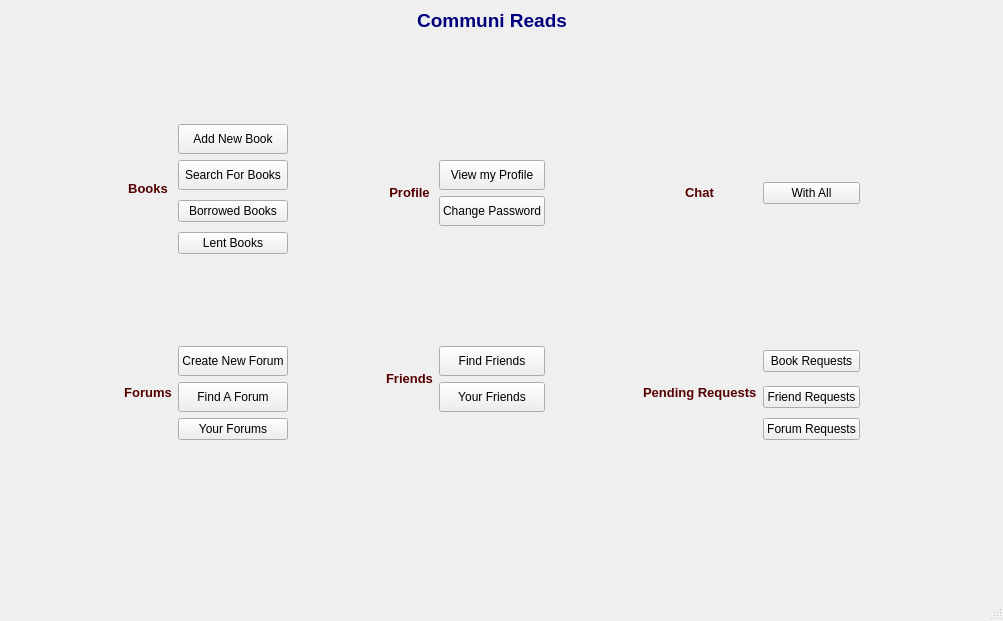
<?xml version="1.0" encoding="UTF-8"?>
<ui version="4.0">
 <class>HomeWindow</class>
 <widget class="QMainWindow" name="HomeWindow">
  <property name="enabled">
   <bool>true</bool>
  </property>
  <property name="geometry">
   <rect>
    <x>0</x>
    <y>0</y>
    <width>1003</width>
    <height>621</height>
   </rect>
  </property>
  <property name="windowTitle">
   <string>Home</string>
  </property>
  <widget class="QWidget" name="centralwidget">
   <layout class="QGridLayout" name="gridLayout_2">
    <item row="1" column="1">
     <spacer name="verticalSpacer_2">
      <property name="orientation">
       <enum>Qt::Vertical</enum>
      </property>
      <property name="sizeHint" stdset="0">
       <size>
        <width>10</width>
        <height>20</height>
       </size>
      </property>
     </spacer>
    </item>
    <item row="0" column="0">
     <spacer name="horizontalSpacer">
      <property name="orientation">
       <enum>Qt::Horizontal</enum>
      </property>
      <property name="sizeHint" stdset="0">
       <size>
        <width>40</width>
        <height>20</height>
       </size>
      </property>
     </spacer>
    </item>
    <item row="0" column="2">
     <spacer name="horizontalSpacer_2">
      <property name="orientation">
       <enum>Qt::Horizontal</enum>
      </property>
      <property name="sizeHint" stdset="0">
       <size>
        <width>40</width>
        <height>20</height>
       </size>
      </property>
     </spacer>
    </item>
    <item row="0" column="1">
     <layout class="QGridLayout" name="gridLayout">
      <property name="rightMargin">
       <number>20</number>
      </property>
      <item row="1" column="2">
       <spacer name="verticalSpacer">
        <property name="orientation">
         <enum>Qt::Vertical</enum>
        </property>
        <property name="sizeHint" stdset="0">
         <size>
          <width>20</width>
          <height>40</height>
         </size>
        </property>
       </spacer>
      </item>
      <item row="15" column="6">
       <spacer name="verticalSpacer_7">
        <property name="orientation">
         <enum>Qt::Vertical</enum>
        </property>
        <property name="sizeHint" stdset="0">
         <size>
          <width>20</width>
          <height>40</height>
         </size>
        </property>
       </spacer>
      </item>
      <item row="5" column="5" rowspan="2">
       <widget class="QLabel" name="label_6">
        <property name="text">
         <string>&lt;html&gt;&lt;head/&gt;&lt;body&gt;&lt;p&gt;&lt;span style=&quot; font-size:10pt; font-weight:600; color:#550000;&quot;&gt;Profile&lt;/span&gt;&lt;/p&gt;&lt;/body&gt;&lt;/html&gt;</string>
        </property>
        <property name="alignment">
         <set>Qt::AlignCenter</set>
        </property>
       </widget>
      </item>
      <item row="5" column="6" colspan="2">
       <widget class="QPushButton" name="viewprofile_button">
        <property name="minimumSize">
         <size>
          <width>60</width>
          <height>30</height>
         </size>
        </property>
        <property name="styleSheet">
         <string notr="true"/>
        </property>
        <property name="text">
         <string>View my Profile</string>
        </property>
       </widget>
      </item>
      <item row="12" column="11">
       <widget class="QPushButton" name="friendreqs_button">
        <property name="text">
         <string>Friend Requests</string>
        </property>
       </widget>
      </item>
      <item row="6" column="6" colspan="2">
       <widget class="QPushButton" name="change_pwd_button">
        <property name="minimumSize">
         <size>
          <width>0</width>
          <height>30</height>
         </size>
        </property>
        <property name="styleSheet">
         <string notr="true"/>
        </property>
        <property name="text">
         <string>Change Password</string>
        </property>
       </widget>
      </item>
      <item row="5" column="10" rowspan="2" alignment="Qt::AlignHCenter|Qt::AlignVCenter">
       <widget class="QLabel" name="label_5">
        <property name="text">
         <string>&lt;html&gt;&lt;head/&gt;&lt;body&gt;&lt;p&gt;&lt;span style=&quot; font-size:10pt; font-weight:600; color:#550000;&quot;&gt;Chat&lt;/span&gt;&lt;/p&gt;&lt;/body&gt;&lt;/html&gt;</string>
        </property>
       </widget>
      </item>
      <item row="5" column="8">
       <spacer name="horizontalSpacer_6">
        <property name="orientation">
         <enum>Qt::Horizontal</enum>
        </property>
        <property name="sizeHint" stdset="0">
         <size>
          <width>40</width>
          <height>20</height>
         </size>
        </property>
       </spacer>
      </item>
      <item row="11" column="6" colspan="2">
       <widget class="QPushButton" name="findfriend_button">
        <property name="minimumSize">
         <size>
          <width>50</width>
          <height>30</height>
         </size>
        </property>
        <property name="styleSheet">
         <string notr="true"/>
        </property>
        <property name="text">
         <string>Find Friends</string>
        </property>
       </widget>
      </item>
      <item row="6" column="2">
       <widget class="QPushButton" name="borrowedbooks">
        <property name="text">
         <string>Borrowed Books</string>
        </property>
       </widget>
      </item>
      <item row="4" column="2">
       <widget class="QPushButton" name="newbook_button">
        <property name="minimumSize">
         <size>
          <width>0</width>
          <height>30</height>
         </size>
        </property>
        <property name="styleSheet">
         <string notr="true"/>
        </property>
        <property name="text">
         <string>Add New Book</string>
        </property>
       </widget>
      </item>
      <item row="14" column="6">
       <spacer name="verticalSpacer_3">
        <property name="orientation">
         <enum>Qt::Vertical</enum>
        </property>
        <property name="sizeHint" stdset="0">
         <size>
          <width>20</width>
          <height>40</height>
         </size>
        </property>
       </spacer>
      </item>
      <item row="12" column="6" colspan="2">
       <widget class="QPushButton" name="yourfriends_button">
        <property name="minimumSize">
         <size>
          <width>50</width>
          <height>30</height>
         </size>
        </property>
        <property name="styleSheet">
         <string notr="true"/>
        </property>
        <property name="text">
         <string>Your Friends</string>
        </property>
       </widget>
      </item>
      <item row="2" column="2" rowspan="2">
       <spacer name="verticalSpacer_4">
        <property name="orientation">
         <enum>Qt::Vertical</enum>
        </property>
        <property name="sizeHint" stdset="0">
         <size>
          <width>20</width>
          <height>40</height>
         </size>
        </property>
       </spacer>
      </item>
      <item row="5" column="4">
       <spacer name="horizontalSpacer_4">
        <property name="orientation">
         <enum>Qt::Horizontal</enum>
        </property>
        <property name="sizeHint" stdset="0">
         <size>
          <width>40</width>
          <height>20</height>
         </size>
        </property>
       </spacer>
      </item>
      <item row="7" column="2">
       <widget class="QPushButton" name="lentbooks">
        <property name="text">
         <string>Lent Books</string>
        </property>
       </widget>
      </item>
      <item row="5" column="2">
       <widget class="QPushButton" name="searchbook_button">
        <property name="minimumSize">
         <size>
          <width>0</width>
          <height>30</height>
         </size>
        </property>
        <property name="styleSheet">
         <string notr="true"/>
        </property>
        <property name="text">
         <string>Search For Books</string>
        </property>
       </widget>
      </item>
      <item row="5" column="9">
       <spacer name="horizontalSpacer_5">
        <property name="orientation">
         <enum>Qt::Horizontal</enum>
        </property>
        <property name="sizeHint" stdset="0">
         <size>
          <width>40</width>
          <height>20</height>
         </size>
        </property>
       </spacer>
      </item>
      <item row="5" column="3">
       <spacer name="horizontalSpacer_3">
        <property name="orientation">
         <enum>Qt::Horizontal</enum>
        </property>
        <property name="sizeHint" stdset="0">
         <size>
          <width>40</width>
          <height>20</height>
         </size>
        </property>
       </spacer>
      </item>
      <item row="12" column="2">
       <widget class="QPushButton" name="searchforum_button">
        <property name="minimumSize">
         <size>
          <width>0</width>
          <height>30</height>
         </size>
        </property>
        <property name="styleSheet">
         <string notr="true"/>
        </property>
        <property name="text">
         <string>Find A Forum</string>
        </property>
       </widget>
      </item>
      <item row="8" column="2" rowspan="2">
       <spacer name="verticalSpacer_5">
        <property name="orientation">
         <enum>Qt::Vertical</enum>
        </property>
        <property name="sizeHint" stdset="0">
         <size>
          <width>20</width>
          <height>40</height>
         </size>
        </property>
       </spacer>
      </item>
      <item row="11" column="11">
       <widget class="QPushButton" name="bookreqs_button">
        <property name="text">
         <string>Book Requests</string>
        </property>
       </widget>
      </item>
      <item row="10" column="2">
       <spacer name="verticalSpacer_6">
        <property name="orientation">
         <enum>Qt::Vertical</enum>
        </property>
        <property name="sizeHint" stdset="0">
         <size>
          <width>20</width>
          <height>40</height>
         </size>
        </property>
       </spacer>
      </item>
      <item row="11" column="2">
       <widget class="QPushButton" name="newforum_button">
        <property name="minimumSize">
         <size>
          <width>0</width>
          <height>30</height>
         </size>
        </property>
        <property name="styleSheet">
         <string notr="true"/>
        </property>
        <property name="text">
         <string>Create New Forum</string>
        </property>
       </widget>
      </item>
      <item row="13" column="2">
       <widget class="QPushButton" name="yourforums_button">
        <property name="text">
         <string>Your Forums</string>
        </property>
       </widget>
      </item>
      <item row="4" column="1" rowspan="4">
       <widget class="QLabel" name="label_2">
        <property name="text">
         <string>&lt;html&gt;&lt;head/&gt;&lt;body&gt;&lt;p&gt;&lt;span style=&quot; font-size:10pt; font-weight:600; color:#550000;&quot;&gt;Books&lt;/span&gt;&lt;/p&gt;&lt;/body&gt;&lt;/html&gt;</string>
        </property>
        <property name="alignment">
         <set>Qt::AlignCenter</set>
        </property>
       </widget>
      </item>
      <item row="11" column="1" rowspan="3">
       <widget class="QLabel" name="label_3">
        <property name="text">
         <string>&lt;html&gt;&lt;head/&gt;&lt;body&gt;&lt;p&gt;&lt;span style=&quot; font-size:10pt; font-weight:600; color:#550000;&quot;&gt;Forums&lt;/span&gt;&lt;/p&gt;&lt;/body&gt;&lt;/html&gt;</string>
        </property>
        <property name="alignment">
         <set>Qt::AlignCenter</set>
        </property>
       </widget>
      </item>
      <item row="11" column="5" rowspan="2">
       <widget class="QLabel" name="label_4">
        <property name="text">
         <string>&lt;html&gt;&lt;head/&gt;&lt;body&gt;&lt;p&gt;&lt;span style=&quot; font-size:10pt; font-weight:600; color:#550000;&quot;&gt;Friends&lt;/span&gt;&lt;/p&gt;&lt;/body&gt;&lt;/html&gt;</string>
        </property>
        <property name="alignment">
         <set>Qt::AlignCenter</set>
        </property>
       </widget>
      </item>
      <item row="13" column="11">
       <widget class="QPushButton" name="forumreq_button">
        <property name="text">
         <string>Forum Requests</string>
        </property>
       </widget>
      </item>
      <item row="11" column="10" rowspan="3">
       <widget class="QLabel" name="label_7">
        <property name="text">
         <string>&lt;html&gt;&lt;head/&gt;&lt;body&gt;&lt;p&gt;&lt;span style=&quot; font-size:10pt; font-weight:600; color:#550000;&quot;&gt;Pending Requests&lt;/span&gt;&lt;/p&gt;&lt;/body&gt;&lt;/html&gt;</string>
        </property>
       </widget>
      </item>
      <item row="0" column="1" colspan="11">
       <widget class="QLabel" name="label">
        <property name="text">
         <string>&lt;html&gt;&lt;head/&gt;&lt;body&gt;&lt;p&gt;&lt;span style=&quot; font-size:14pt; font-weight:600; color:#00007f;&quot;&gt;Communi Reads&lt;/span&gt;&lt;/p&gt;&lt;/body&gt;&lt;/html&gt;</string>
        </property>
        <property name="textFormat">
         <enum>Qt::RichText</enum>
        </property>
        <property name="alignment">
         <set>Qt::AlignCenter</set>
        </property>
       </widget>
      </item>
      <item row="5" column="11" rowspan="2">
       <widget class="QPushButton" name="publicchat_button">
        <property name="text">
         <string>With All</string>
        </property>
       </widget>
      </item>
     </layout>
    </item>
   </layout>
  </widget>
  <widget class="QStatusBar" name="statusbar"/>
  <action name="actionFind_new_Friends">
   <property name="text">
    <string>Find new Friends</string>
   </property>
  </action>
  <action name="actionAll_Friends">
   <property name="text">
    <string>All Friends</string>
   </property>
  </action>
  <action name="actionView_Profile">
   <property name="text">
    <string>View Profile</string>
   </property>
  </action>
  <action name="actionEdit_Profile">
   <property name="text">
    <string>Edit Profile</string>
   </property>
  </action>
  <action name="act_Add_New_Book">
   <property name="text">
    <string>Add New Book</string>
   </property>
  </action>
  <action name="actionFind_New_Books">
   <property name="text">
    <string>Find New Books</string>
   </property>
  </action>
  <action name="actionYour_Forums">
   <property name="text">
    <string>Your Groups</string>
   </property>
  </action>
  <action name="actionFind_a_Forum">
   <property name="text">
    <string>Find a Group</string>
   </property>
  </action>
 </widget>
 <tabstops>
  <tabstop>searchbook_button</tabstop>
  <tabstop>borrowedbooks</tabstop>
  <tabstop>viewprofile_button</tabstop>
  <tabstop>change_pwd_button</tabstop>
  <tabstop>searchforum_button</tabstop>
  <tabstop>yourfriends_button</tabstop>
  <tabstop>findfriend_button</tabstop>
  <tabstop>newforum_button</tabstop>
 </tabstops>
 <resources/>
 <connections/>
</ui>
